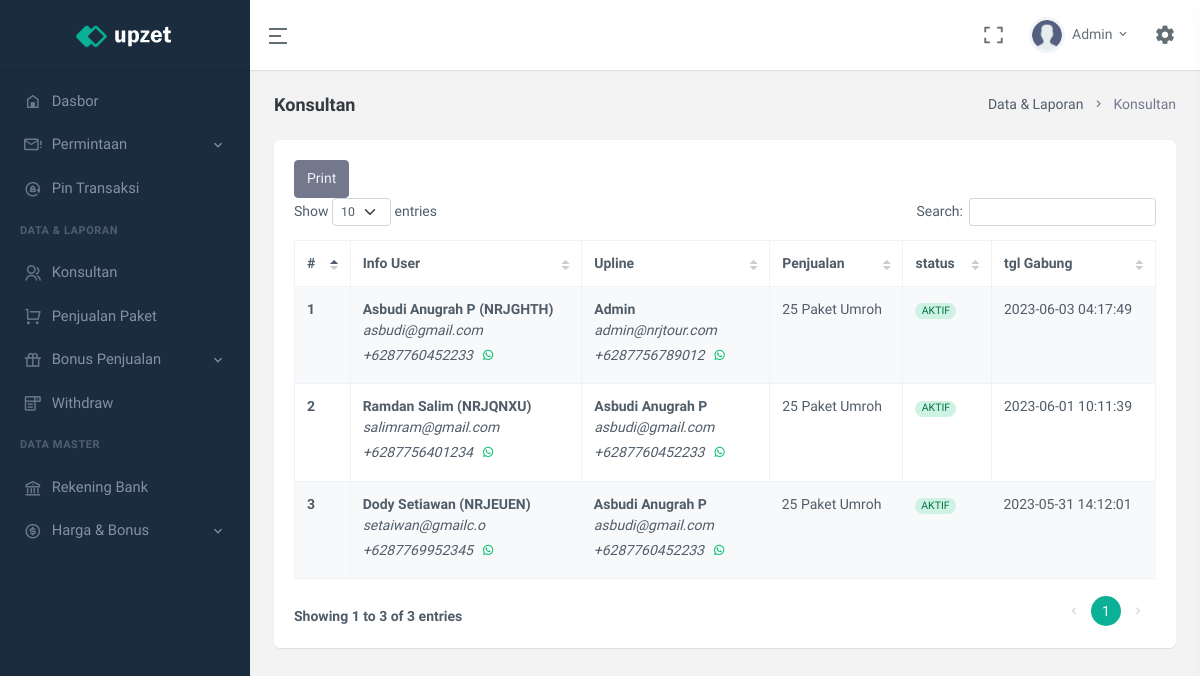
The app's page /data-member.php (signed in) with its own data.
### tables this page shows
CREATE TABLE `user` (
  `id` int(11) UNSIGNED NOT NULL,
  `code_referral` varchar(7) NOT NULL,
  `email` varchar(250) NOT NULL,
  `name` varchar(25) NOT NULL,
  `no_telpn` varchar(25) NOT NULL,
  `password` text NOT NULL,
  `role_user` enum('ADMIN','OWNER','KONSULTAN') NOT NULL DEFAULT 'KONSULTAN',
  `upline` varchar(7) NOT NULL DEFAULT 'ADMIN',
  `status` enum('AKTIF','TIDAK AKTIF') NOT NULL DEFAULT 'TIDAK AKTIF',
  `join_date` datetime NOT NULL
);

### modal/ConnectionsClass.php (called while the page is built, shortened)
<?php
class ConnectionsClass{
    private $servername = "localhost";
    private $username = "root";
    private $password = "";
    private $dbname = "nrj_tour";
    protected function dbConn(){
        $connect = new mysqli($this->servername, $this->username, $this->password, $this->dbname);
        if($connect){
            return $connect;
        }
    }
    protected function dbCheck(?string $tableName = null){
        $sql = "SHOW TABLES LIKE '" . $tableName . "'";
        $exe = $this->dbConn()->query($sql);
        $result = $exe->num_rows;
        return $result;
    }
}
?>

### modal/userClass.php (called while the page is built, shortened)
<?php
class userClass extends ConnectionsClass{
    private $table_name = "user";
    public function __construct(){
        if($this->dbCheck($this->table_name) == 0){
            $sql = "CREATE TABLE " . $this->table_name . " (
                id INT(11) UNSIGNED AUTO_INCREMENT PRIMARY KEY,
                code_referral VARCHAR(7) NOT NULL UNIQUE,
                email VARCHAR(250) NOT NULL UNIQUE,
                name VARCHAR(25) NOT NULL,
                no_telpn VARCHAR(25) NOT NULL UNIQUE,
                password TEXT NOT NULL,
                role_user ENUM('ADMIN','OWNER','KONSULTAN') NOT NULL DEFAULT 'KONSULTAN',
                upline VARCHAR(7) NOT NULL DEFAULT 'ADMIN',
                status ENUM('AKTIF','TIDAK AKTIF') NOT NULL DEFAULT 'TIDAK AKTIF',
                join_date DATETIME NOT NULL
            )";
            $this->dbConn()->query($sql);
            $this->dbConn()->close();
        }
    }
    public function selectUser(?string $param = null, ?string $key1 = null, ?string $key2 = null, ?string $key3 = null, ?string $key4 = null){
        if($param == "oneCondition"){
            $sql = "SELECT * FROM " . $this->table_name . " WHERE " . $key1 . " = '" . $key2 . "' ORDER BY join_date DESC";
        }elseif($param == "checkForUpdate"){
            $sql = "SELECT * FROM " . $this->table_name . " WHERE " . $key1 . " = '" . $key2 . "' AND code_referral <> '" . $key3 . "'";
        }
        $exe = $this->dbConn()->query($sql);
        while($rows = $exe->fetch_assoc()){
            $data[] = $rows;
        }
        $result["data"] = $data;
        $result["nums"] = $exe->num_rows;
        return $result;
    }
}
?>

### config/userLogin.php (called while the page is built, shortened)
<?php
$userClass = new userClass();
$dataLogin = $userClass->selectUser("oneCondition","code_referral",$_SESSION['id_nrjtour']);
foreach($dataLogin['data'] as $row){
    $name = $row['name'];
}
?>

### modal/withdrawClass.php (called while the page is built, shortened)
<?php
class withdrawClass extends ConnectionsClass{
    private $table_name = "withdraw";
    public function __construct(){
        if($this->dbCheck($this->table_name) == 0){
            $sql = "CREATE TABLE " . $this->table_name . " (
                id INT(11) UNSIGNED AUTO_INCREMENT PRIMARY KEY,
                code_referral VARCHAR(7) NOT NULL,
                nominal DOUBLE NOT NULL,
                status ENUM('PENDING','DITOLAK','SUCCESS') NOT NULL DEFAULT 'PENDING',
                date DATETIME NOT NULL
            )";
            $this->dbConn()->query($sql);
            $this->dbConn()->close();
        }
    }
    public function selectWithdraw(?string $param = null, ?string $key1 = null, ?string $key2 = null){
        if($param == "oneCondition"){
            $sql = "SELECT * FROM " . $this->table_name . " WHERE " . $key1 . " = '" . $key2 . "' ORDER BY date DESC";
        }else{
            $sql = "SELECT * FROM " . $this->table_name . " ORDER BY date DESC";
        }
        $exe = $this->dbConn()->query($sql);
        $result["data"] = $data;
        $result["nums"] = $exe->num_rows;
        return $result;
    }
}
?>

### modal/dataPenjualanClass.php (called while the page is built, shortened)
<?php
class dataPenjualanClass extends ConnectionsClass{
    private $table_name = "data_penjualan";
    public function selectDataPenjualan(?string $param = null, ?string $key1 = null, ?string $key2 = null, ?string $key3 = null, ?string $key4 = null){
        if($param == "oneCondition"){
            $sql = "SELECT * FROM " . $this->table_name . " WHERE " . $key1 . " = '" . $key2 . "' ORDER BY date DESC";
        }elseif($param == "dateUser"){
            $sql = "SELECT * FROM " . $this->table_name . " WHERE perekrut = '" . $key1 . "' AND (date >= '" . $key2 . " 00:00:00' AND date <= '" . $key3 . " 23:59:59') ORDER BY date DESC LIMIT 1";
        }else{
            $sql = "SELECT * FROM " . $this->table_name . " ORDER BY date DESC";
        }
        $exe = $this->dbConn()->query($sql);
        while($rows = $exe->fetch_assoc()){
            $data[] = $rows;
        }
        $result["data"] = $data;
        $result["nums"] = $exe->num_rows;
        return $result;
    }
}
?>

### config/dataMemberConfig.php (the view, shortened to what this page needs)
<?php
function dataTable(){
    global $userClass;
    global $role_user;
    $num = 1;
    if($role_user == "KONSULTAN"){
        $data = $userClass->selectUser("oneCondition", "upline", $_SESSION['id_nrjtour']);
    }else{
        $data = $userClass->selectUser("oneCondition", "role_user", "KONSULTAN");
    }
    foreach($data['data'] as $row){
        echo '<tr>
                <th> ' . $num++ . ' </th>
                <td>
                    <strong>' . $row['name'] . ' (' . $row['code_referral'] . ')</strong><br>
                    <i>' . $row['email'] . '</i><br>
                    <i>+62' . $row['no_telpn'] . '</i><a href="https://api.whatsapp.com/send?phone=62' . $row['no_telpn'] . '" class="btn btn-sm text-success radius-5"><i class="mx-auto ri-whatsapp-line"></i></a>
                </td>
                <td>
                    <strong>' . dataUser($row['upline'])['name'] . '</strong><br>
                    <i>' . dataUser($row['upline'])['email'] . '<br>
                    +62' . dataUser($row['upline'])['no_telpn'] . '<i><a href="https://api.whatsapp.com/send?phone=62' . dataUser($row['upline'])['no_telpn'] . '" class="btn btn-sm text-success radius-5"><i class="mx-auto  ri-whatsapp-line"></i></a>&nbsp;&nbsp;&nbsp;
                </td>
                <td> 25 Paket Umroh </td>
                <td>' . colorStatus($row['status']) . '</td>
                <td>' . $row['join_date'] . '</td>';
        echo'</tr>';
    }
}
function colorStatus($txt){
    if($txt == "AKTIF"){
        return '<span class="badge rounded-pill alert-success">' . $txt . '</span>';
    }else{
        return '<span class="badge rounded-pill alert-danger">' . $txt . '</span>';
    }
}
function dataUser($idUser){
    global $userClass;
    $data = $userClass->selectUser("oneCondition","code_referral",$idUser);
    foreach($data['data'] as $row){
        $result['name'] = $row['name'];
        $result['email'] = $row['email'];
        $result['no_telpn'] = $row['no_telpn'];
        $result['role_user'] = $row['role_user'];
        $result['upline'] = $row['upline'];
    }
    $result['nums'] = $data['nums'];
    return $result;
}
?>

### partial/topBar.php (shortened to what this page needs)
<header id="page-topbar">
    <div class="navbar-header">
        <div class="d-flex">
            <div class="navbar-brand-box text-center">
                <a href="index.html" class="logo logo-light">
                    <span class="logo-lg">
                        <img src="assets/images/logo-light.png" alt="logo-light" height="24">
                    </span>
                </a>
            </div>
            <button type="button" class="btn btn-sm px-3 font-size-24 header-item waves-effect" id="vertical-menu-btn">
                <i class="ri-menu-2-line align-middle"></i>
            </button>
        </div>
        <div class="d-flex">
            <div class="dropdown d-none d-lg-inline-block ms-1">
                <button type="button" class="btn header-item noti-icon waves-effect" data-toggle="fullscreen">
                    <i class="ri-fullscreen-line"></i>
                </button>
            </div>
            <div class="dropdown d-inline-block user-dropdown">
                <button type="button" class="btn header-item waves-effect" id="page-header-user-dropdown"
                    data-bs-toggle="dropdown" aria-haspopup="true" aria-expanded="false">
                    <img class="rounded-circle header-profile-user" src="assets/images/users/avatar-2.png"
                        alt="Header Avatar">
                    <span class="d-none d-xl-inline-block ms-1"><?= explode(" ",$name)[0] ?></span>
                    <i class="mdi mdi-chevron-down d-none d-xl-inline-block"></i>
                </button>
            </div>
            <div class="dropdown d-inline-block">
                <button type="button" class="btn header-item noti-icon right-bar-toggle waves-effect">
                    <i class="mdi mdi-cog"></i>
                </button>
            </div>
        </div>
    </div>
</header>

### records on screen
user: name "Admin"
user: name "Asbudi Anugrah P", code_referral "NRJGHTH", email "asbudi@gmail.com", no_telpn "87760452233", name "Admin", email "admin@nrjtour.com", no_telpn "87756789012", status "AKTIF", join_date "2023-06-03 04:17:49"
user: name "Ramdan Salim", code_referral "NRJQNXU", email "salimram@gmail.com", no_telpn "87756401234", name "Asbudi Anugrah P", email "asbudi@gmail.com", no_telpn "87760452233", status "AKTIF", join_date "2023-06-01 10:11:39"
user: name "Dody Setiawan", code_referral "NRJEUEN", email "setaiwan@gmailc.o", no_telpn "87769952345", name "Asbudi Anugrah P", email "asbudi@gmail.com", no_telpn "87760452233", status "AKTIF", join_date "2023-05-31 14:12:01"

### other values on screen
$title "Konsultan"
